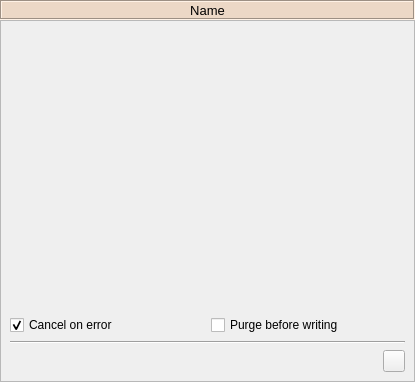
<?xml version="1.0" encoding="UTF-8"?>
<!--
######################################################################################################################
# Copyright (C) 2017-2021 Spine project consortium
# This file is part of Spine Items.
# Spine Items is free software: you can redistribute it and\/or modify it under the terms of the GNU Lesser General
# Public License as published by the Free Software Foundation, either version 3 of the License, or (at your option)
# any later version. This program is distributed in the hope that it will be useful, but WITHOUT ANY WARRANTY;
# without even the implied warranty of MERCHANTABILITY or FITNESS FOR A PARTICULAR PURPOSE. See the GNU Lesser General
# Public License for more details. You should have received a copy of the GNU Lesser General Public License along with
# this program. If not, see <http:\/\/www.gnu.org\/licenses\/>.
######################################################################################################################
-->
<ui version="4.0">
 <class>Form</class>
 <widget class="QWidget" name="Form">
  <property name="geometry">
   <rect>
    <x>0</x>
    <y>0</y>
    <width>415</width>
    <height>382</height>
   </rect>
  </property>
  <property name="windowTitle">
   <string>Form</string>
  </property>
  <layout class="QVBoxLayout" name="verticalLayout">
   <property name="spacing">
    <number>0</number>
   </property>
   <property name="leftMargin">
    <number>0</number>
   </property>
   <property name="topMargin">
    <number>0</number>
   </property>
   <property name="rightMargin">
    <number>0</number>
   </property>
   <property name="bottomMargin">
    <number>0</number>
   </property>
   <item>
    <widget class="QLabel" name="label_item_name">
     <property name="sizePolicy">
      <sizepolicy hsizetype="Preferred" vsizetype="Fixed">
       <horstretch>0</horstretch>
       <verstretch>0</verstretch>
      </sizepolicy>
     </property>
     <property name="minimumSize">
      <size>
       <width>0</width>
       <height>20</height>
      </size>
     </property>
     <property name="maximumSize">
      <size>
       <width>16777215</width>
       <height>20</height>
      </size>
     </property>
     <property name="font">
      <font>
       <pointsize>10</pointsize>
       <weight>50</weight>
       <bold>false</bold>
       <kerning>true</kerning>
      </font>
     </property>
     <property name="styleSheet">
      <string notr="true">background-color: #ecd8c6;</string>
     </property>
     <property name="frameShape">
      <enum>QFrame::Box</enum>
     </property>
     <property name="frameShadow">
      <enum>QFrame::Sunken</enum>
     </property>
     <property name="lineWidth">
      <number>1</number>
     </property>
     <property name="text">
      <string>Name</string>
     </property>
     <property name="scaledContents">
      <bool>false</bool>
     </property>
     <property name="alignment">
      <set>Qt::AlignCenter</set>
     </property>
     <property name="wordWrap">
      <bool>true</bool>
     </property>
    </widget>
   </item>
   <item>
    <widget class="QScrollArea" name="scrollArea_5">
     <property name="widgetResizable">
      <bool>true</bool>
     </property>
     <widget class="QWidget" name="scrollAreaWidgetContents_7">
      <property name="geometry">
       <rect>
        <x>0</x>
        <y>0</y>
        <width>413</width>
        <height>360</height>
       </rect>
      </property>
      <layout class="QVBoxLayout" name="verticalLayout_25">
       <item>
        <spacer name="verticalSpacer_2">
         <property name="orientation">
          <enum>Qt::Vertical</enum>
         </property>
         <property name="sizeHint" stdset="0">
          <size>
           <width>20</width>
           <height>40</height>
          </size>
         </property>
        </spacer>
       </item>
       <item>
        <layout class="QHBoxLayout" name="horizontalLayout">
         <item>
          <widget class="QCheckBox" name="cancel_on_error_checkBox">
           <property name="toolTip">
            <string>If there are any errors when trying to import data cancel the whole import.</string>
           </property>
           <property name="text">
            <string>Cancel on error</string>
           </property>
           <property name="checked">
            <bool>true</bool>
           </property>
          </widget>
         </item>
         <item>
          <widget class="QCheckBox" name="checkBox_purge_before_writing">
           <property name="text">
            <string>Purge before writing</string>
           </property>
          </widget>
         </item>
        </layout>
       </item>
       <item>
        <widget class="Line" name="line_8">
         <property name="orientation">
          <enum>Qt::Horizontal</enum>
         </property>
        </widget>
       </item>
       <item>
        <layout class="QHBoxLayout" name="horizontalLayout_27">
         <item>
          <spacer name="horizontalSpacer_16">
           <property name="orientation">
            <enum>Qt::Horizontal</enum>
           </property>
           <property name="sizeHint" stdset="0">
            <size>
             <width>40</width>
             <height>20</height>
            </size>
           </property>
          </spacer>
         </item>
         <item>
          <widget class="QToolButton" name="toolButton_merger_open_dir">
           <property name="sizePolicy">
            <sizepolicy hsizetype="Fixed" vsizetype="Fixed">
             <horstretch>0</horstretch>
             <verstretch>0</verstretch>
            </sizepolicy>
           </property>
           <property name="minimumSize">
            <size>
             <width>22</width>
             <height>22</height>
            </size>
           </property>
           <property name="maximumSize">
            <size>
             <width>22</width>
             <height>22</height>
            </size>
           </property>
           <property name="toolTip">
            <string>&lt;html&gt;&lt;head/&gt;&lt;body&gt;&lt;p&gt;Open this Data Store's project directory in file browser&lt;/p&gt;&lt;/body&gt;&lt;/html&gt;</string>
           </property>
           <property name="text">
            <string/>
           </property>
           <property name="icon">
            <iconset resource="../../ui/resources/resources_icons.qrc">
             <normaloff>:/icons/folder-open-regular.svg</normaloff>:/icons/folder-open-regular.svg</iconset>
           </property>
          </widget>
         </item>
        </layout>
       </item>
      </layout>
     </widget>
    </widget>
   </item>
  </layout>
 </widget>
 <tabstops>
  <tabstop>scrollArea_5</tabstop>
  <tabstop>toolButton_merger_open_dir</tabstop>
 </tabstops>
 <resources>
  <include location="../../ui/resources/resources_icons.qrc"/>
 </resources>
 <connections/>
</ui>
